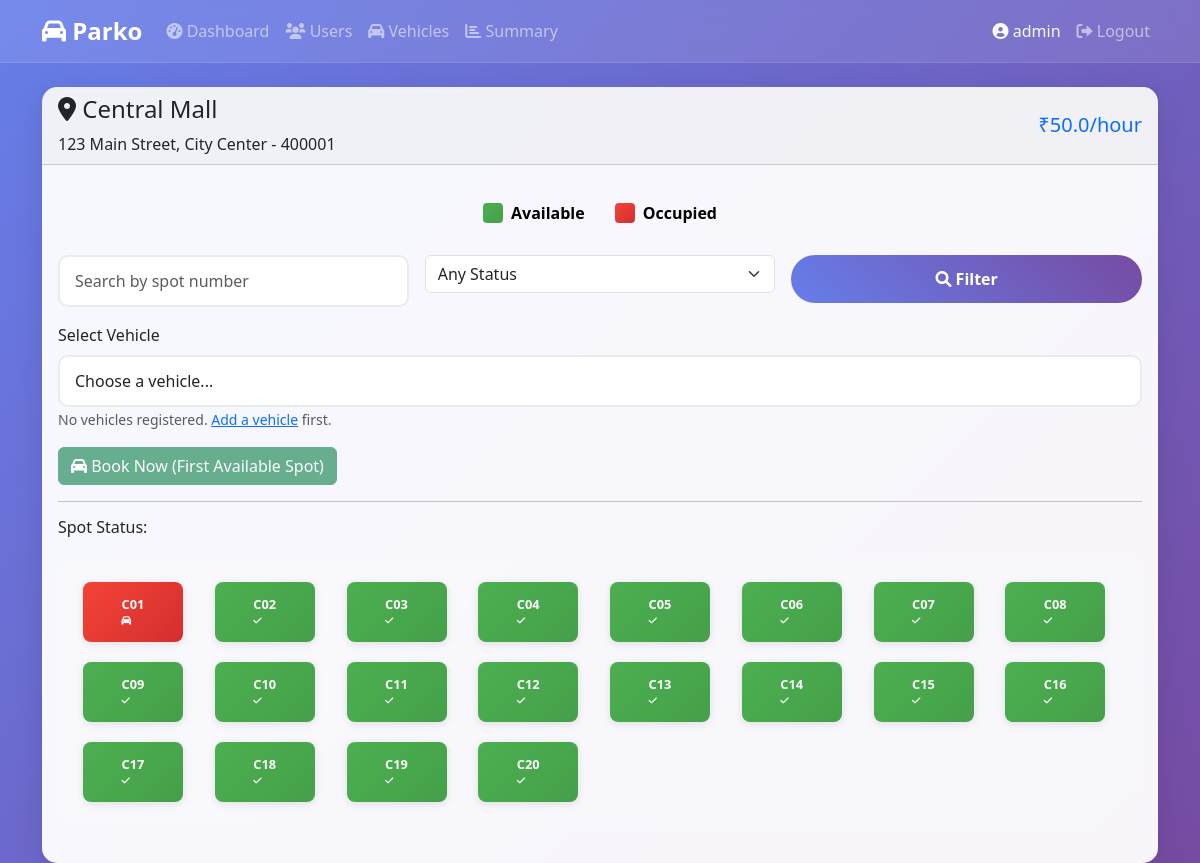
/lot/1 (signed in), run on an earlier commit of the app's database.
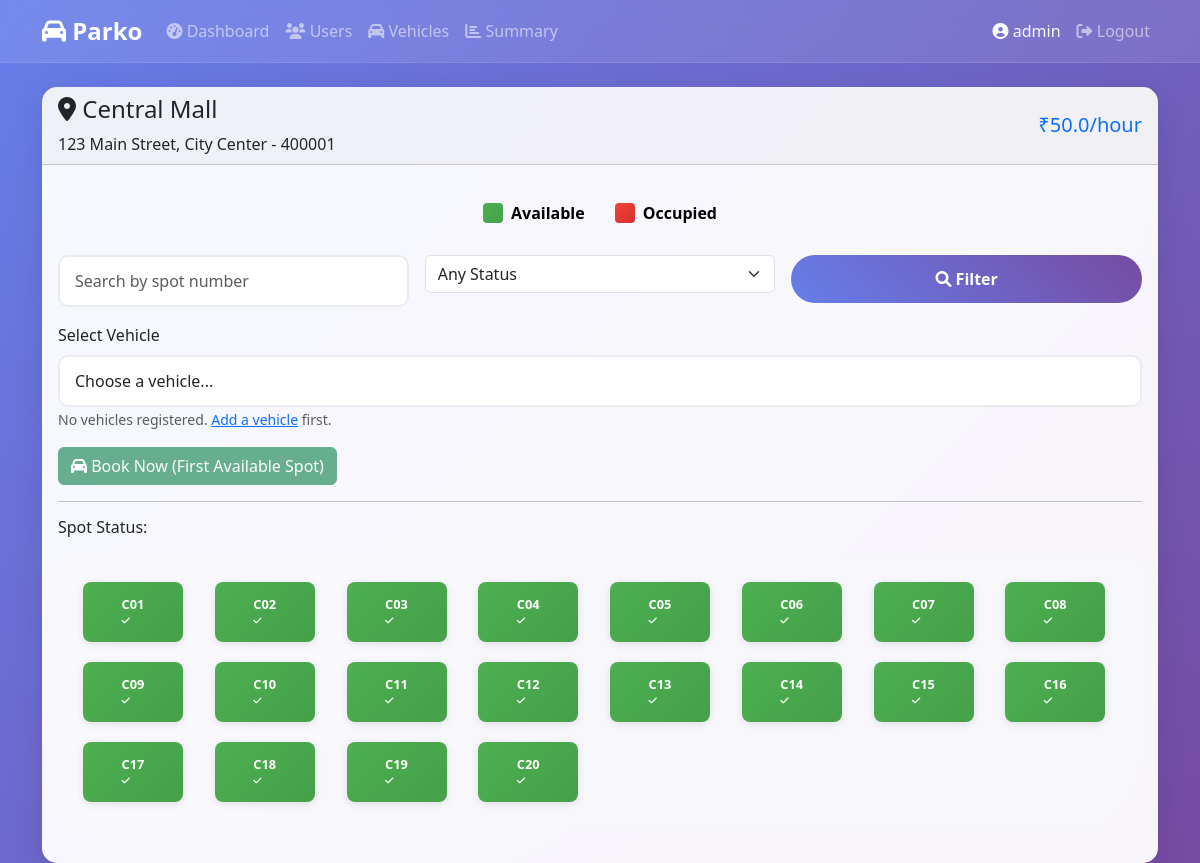
And on a later commit of the database.
### models/models.py (models this page shows)
class ParkingLot(db.Model):
    id = db.Column(db.Integer, primary_key=True)
    prime_location_name = db.Column(db.String(100), nullable=False)
    address = db.Column(db.Text, nullable=False)
    pin_code = db.Column(db.String(10), nullable=False)
    price_per_hour = db.Column(db.Float, nullable=False)
    maximum_number_of_spots = db.Column(db.Integer, nullable=False)
    created_at = db.Column(db.DateTime, default=lambda: datetime.now(utc))
    spots = db.relationship('ParkingSpot', backref='lot', lazy=True, cascade='all, delete-orphan')

class ParkingSpot(db.Model):
    id = db.Column(db.Integer, primary_key=True)
    lot_id = db.Column(db.Integer, db.ForeignKey('parking_lot.id'), nullable=False)
    spot_number = db.Column(db.String(10), nullable=False)
    status = db.Column(db.String(1), default='A')
    reservations = db.relationship('Reservation', backref='spot', lazy=True, cascade="all, delete-orphan")

### controllers/parking_controller.py (the view)
@parking_bp.route('/lot/<int:lot_id>')
def view_lot(lot_id):
    if not session.get('user_id'):
        return render_template('login.html')
    lot = ParkingLot.query.get_or_404(lot_id)
    spots = ParkingSpot.query.filter_by(lot_id=lot_id).all()
    search = request.args.get('search', '').strip()
    status = request.args.get('status', '')
    if search:
        spots = [spot for spot in spots if search.lower() in spot.spot_number.lower()]
    if status in ['A', 'O']:
        spots = [spot for spot in spots if spot.status == status]
    user_vehicles = Vehicle.query.filter_by(user_id=session['user_id']).all()
    return render_template('view_lot.html', lot=lot, spots=spots, spot_filters={'search': search, 'status': status}, user_vehicles=user_vehicles)

### templates/view_lot.html (shortened to what this page needs)
{% extends "base.html" %}
{% block content %}
<div class="container mt-4">
    <div class="row">
        <div class="col-12">
            <div class="card">
                <div class="card-header">
                    <div class="row align-items-center">
                        <div class="col-md-8">
                            <h4><i class="fas fa-map-marker-alt"></i> {{ lot.prime_location_name }}</h4>
                            <p class="mb-0">{{ lot.address }} - {{ lot.pin_code }}</p>
                        </div>
                        <div class="col-md-4 text-end">
                            <h5 class="text-primary mb-0">₹{{ lot.price_per_hour }}/hour</h5>
                        </div>
                    </div>
                </div>
                <div class="card-body">
                    <div class="legend">
                        <div class="legend-item">
                            <div class="legend-color" style="background: linear-gradient(135deg, #4CAF50, #45a049);"></div>
                            <span style="color: black;">Available</span>
                        </div>
                        <div class="legend-item">
                            <div class="legend-color" style="background: linear-gradient(135deg, #f44336, #d32f2f);"></div>
                            <span style="color: black;">Occupied</span>
                        </div>
                    </div>
                    <form method="get" class="row g-3 mb-3">
                        <div class="col-md-4">
                            <input type="text" name="search" value="{{ spot_filters.search or '' }}" class="form-control" placeholder="Search by spot number">
                        </div>
                        <div class="col-md-4">
                            <select name="status" class="form-select">
                                <option value="">Any Status</option>
                            </select>
                        </div>
                        <div class="col-md-4">
                            <button class="btn btn-primary w-100"><i class="fas fa-search"></i> Filter</button>
                        </div>
                    </form>
                    {% set available_spots = spots|selectattr('status', 'equalto', 'A')|list %}
                    {% if available_spots %}
                        <form id="lotBookingForm" class="mb-3">
                            <div class="mb-3">
                                <label for="vehicleSelect" class="form-label">Select Vehicle</label>
                                <select class="form-control" id="vehicleSelect" required>
                                    <option value="">Choose a vehicle...</option>
                                </select>
                                {% if not user_vehicles %}
                                <small class="text-muted">No vehicles registered. <a href="{{ url_for('user.vehicles') }}">Add a vehicle</a> first.</small>
                                {% endif %}
                            </div>
                            <button type="button" class="btn btn-success" onclick="bookFirstAvailableSpot({{ lot.id }})" {% if not user_vehicles %}disabled{% endif %}>
                                <i class="fas fa-car"></i> Book Now (First Available Spot)
                            </button>
                        </form>
                    {% else %}
                        <div class="alert alert-danger">No available spots in this lot.</div>
                    {% endif %}
                    <hr>
                    <h6>Spot Status:</h6>
                    <div class="parking-grid">
                        {% for spot in spots %}
                        <div class="parking-spot {{ 'occupied' if spot.status == 'O' else 'available' }}"
                             data-spot-id="{{ spot.id }}"
                             onclick="showSpotDetails({{ spot.id }})">
                            <div>
                                <div style="font-size: 0.8em;">{{ spot.spot_number }}</div>
                                <div style="font-size: 0.6em;">
                                    <i class="fas {{ 'fa-car' if spot.status == 'O' else 'fa-check' }}"></i>
                                </div>
                            </div>
                        </div>
                        {% endfor %}
                    </div>
                </div>
            </div>
        </div>
    </div>
</div>
{% endblock %}

### templates/base.html (shortened to what this page needs)
<!DOCTYPE html>
<html lang="en">
<head>
    <link href="https://cdnjs.cloudflare.com/ajax/libs/bootstrap/5.3.0/css/bootstrap.min.css" rel="stylesheet">
    <link href="https://cdnjs.cloudflare.com/ajax/libs/font-awesome/6.0.0/css/all.min.css" rel="stylesheet">
</head>
<body>
    <nav class="navbar navbar-expand-lg navbar-dark">
        <div class="container">
            <a class="navbar-brand" href="{{ url_for('index') }}">
                <i class="fas fa-car"></i> Parko
            </a>
            <div class="collapse navbar-collapse" id="navbarNav">
                <ul class="navbar-nav me-auto">
                    {% if session.user_id %}
                        {% if session.is_admin %}
                            <li class="nav-item">
                                <a class="nav-link" href="{{ url_for('admin.dashboard') }}">
                                    <i class="fas fa-tachometer-alt"></i> Dashboard
                                </a>
                            </li>
                            <li class="nav-item">
                                <a class="nav-link" href="{{ url_for('admin.users') }}">
                                    <i class="fas fa-users"></i> Users
                                </a>
                            </li>
                            <li class="nav-item">
                                <a class="nav-link" href="{{ url_for('admin.vehicles') }}">
                                    <i class="fas fa-car"></i> Vehicles
                                </a>
                            </li>
                            <li class="nav-item">
                                <a class="nav-link" href="{{ url_for('admin.summary') }}">
                                    <i class="fas fa-chart-bar"></i> Summary
                                </a>
                            </li>
                        {% endif %}
                    {% endif %}
                </ul>
                <ul class="navbar-nav">
                    {% if session.user_id %}
                        <li class="nav-item">
                            <a class="nav-link text-light" href="{{ url_for('user.edit_profile') }}">
                                <i class="fas fa-user-circle"></i> {{ session.username }}
                            </a>
                        </li>
                        <li class="nav-item">
                            <a class="nav-link" href="{{ url_for('user.logout') }}">
                                <i class="fas fa-sign-out-alt"></i> Logout
                            </a>
                        </li>
                    {% endif %}
                </ul>
            </div>
        </div>
    </nav>
    <main class="container-fluid">
        {% block content %}{% endblock %}
    </main>
</body>
</html>

### templates/base.html (style rules this page uses)
:root { --primary-color: #667eea; --secondary-color: #764ba2; --success-color: #28a745; --danger-color: #dc3545; --warning-color: #ffc107; --info-color: #17a2b8; --light-color: #f8f9fa; --dark-color: #343a40; }
body { background: linear-gradient(135deg, var(--primary-color), var(--secondary-color)); min-height: 100vh; font-family: 'Segoe UI', Tahoma, Geneva, Verdana, sans-serif; }
.navbar { background: rgba(255, 255, 255, 0.1); backdrop-filter: blur(10px); border-bottom: 1px solid rgba(255, 255, 255, 0.1); }
.navbar-brand { font-weight: 700; font-size: 1.5rem; color: white !important; }
.card { background: rgba(255, 255, 255, 0.95); border: none; border-radius: 15px; box-shadow: 0 8px 32px rgba(0, 0, 0, 0.1); backdrop-filter: blur(10px); }
.btn-primary { background: linear-gradient(45deg, var(--primary-color), var(--secondary-color)); border: none; border-radius: 25px; padding: 12px 30px; font-weight: 600; transition: all 0.3s ease; }
.parking-spot { width: 100px; height: 60px; margin: 5px; border-radius: 8px; display: inline-flex; align-items: center; justify-content: center; font-weight: bold; cursor: pointer; transition: all 0.3s ease; position: relative; box-shadow: 0 2px 8px rgba(0, 0, 0, 0.1); }
.parking-spot.available { background: linear-gradient(135deg, #4CAF50, #45a049); color: white; }
.parking-grid { display: grid; grid-template-columns: repeat(auto-fit, minmax(110px, 1fr)); gap: 10px; padding: 20px; background: rgba(255, 255, 255, 0.1); border-radius: 15px; margin: 20px 0; }
.form-control { border-radius: 10px; border: 2px solid #e9ecef; padding: 12px 15px; }
.legend { display: flex; justify-content: center; flex-wrap: wrap; margin: 20px 0; }
.legend-item { display: flex; align-items: center; margin: 0 15px 10px; color: white; font-weight: 600; }
.legend-color { width: 20px; height: 20px; border-radius: 4px; margin-right: 8px; }

What changed in the data, as far as the page shows it:
changed ParkingSpot (number 1 of 20 on the later page): status "O" → "A" (drawn)
